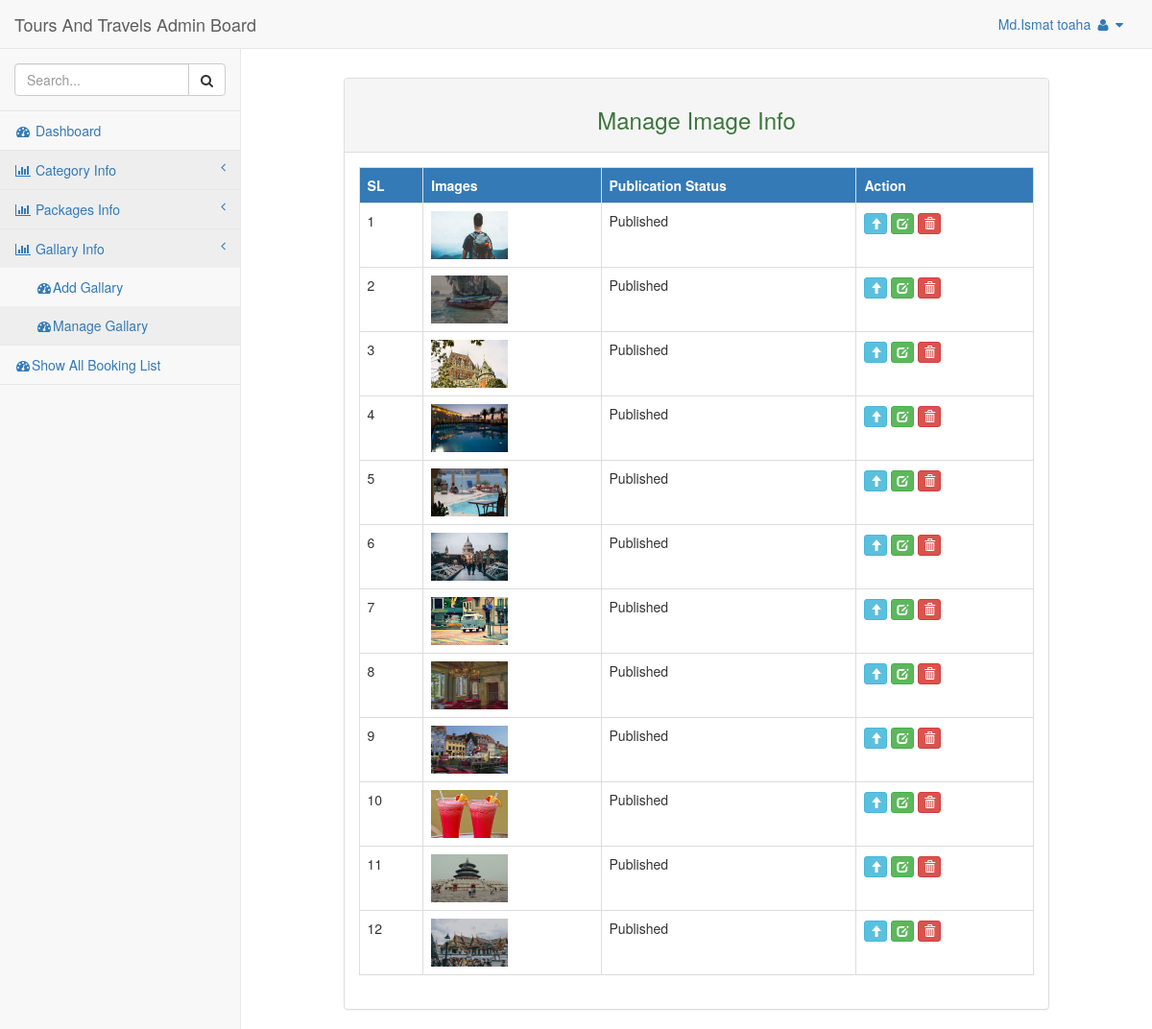
Screenshot of /admin/manage_gallary.php (signed in) with the database file from the repository.
### tables this page shows
CREATE TABLE `add_images` (
  `id` int(111) NOT NULL,
  `img` text NOT NULL,
  `publication_Status` int(111) NOT NULL
);

### admin/manage_gallary.php (the view)
<?php
include "header.php";
?>
    <div class="row">
        <div class="col-md-offset-1 col-md-10" style="margin-top: 30px;">
            <div class="panel panel-default">
                <div class="panel-heading">
                    <h3 class="text-center text-success">Manage Image Info</h3>
                </div>
                <div class="panel-body">
                    <table class="table table-bordered">
                        <?php
                        try{
                            $con = new PDO ("mysql:host=localhost;dbname=travels","root","");
                            $select=$con->prepare("SELECT * FROM add_images");
                            $select->setFetchMode(PDO::FETCH_ASSOC);
                            $select->execute();
                            $i=1;
                            ?>
                            <tr class="bg-primary">
                                <th>SL</th>
                                <th>Images</th>
                                <th>Publication Status</th>
                                <th>Action</th>
                            </tr>
                            <?php while($p=$select->fetch()){?>
                                <tr><td><?php echo $i++ ?></td>
                                    <td><img src="<?php echo $p['img']?>" height="50px" width="80px"/></td>
                                    <td><?php echo $p['publication_Status']== 1 ? 'Published' : 'Unpublished'?></td>
                                    <td>
                                        <?php if($p['publication_Status'] == 1){?>
                                            <a href="images_published.php?id=<?php echo $p['id'];?>" class="btn btn-info btn-xs">
                                                <span class="glyphicon glyphicon-arrow-up"></span>
                                            </a>
                                        <?php }else{?>
                                            <a href="images_unpublished.php?id=<?php echo $p['id'];?>" class="btn btn-warning btn-xs">
                                                <span class="glyphicon glyphicon-arrow-down"></span>
                                            </a>
                                        <?php }?>
                                        <a href="edit_images.php?id=<?php echo $p['id'];?>" class="btn btn-success btn-xs">
                                            <span class="glyphicon glyphicon-edit"></span>
                                        </a>
                                        <a href="images_delete.php?id=<?php echo $p['id'];?>" onclick="return confirm('Are You Sure Delete this!!');" class="btn btn-danger btn-xs">
                                            <span class="glyphicon glyphicon-trash"></span>
                                        </a>
                                    </td>
                                </tr>
                            <?php }
                            echo "</table>";
                        }
                        catch(PDOException $e)
                        {echo "error" . $e->getMessage();
                        }
                        ?>
                </div>
            </div>
        </div>
    </div>
<?php
include "footer.php"
?>

### rows the page displays
add_images: img (picture), publication_Status "Published"
add_images: img (picture), publication_Status "Published"
add_images: img (picture), publication_Status "Published"
add_images: img (picture), publication_Status "Published"
add_images: img (picture), publication_Status "Published"
add_images: img (picture), publication_Status "Published"
add_images: img (picture), publication_Status "Published"
add_images: img (picture), publication_Status "Published"
add_images: img (picture), publication_Status "Published"
add_images: img (picture), publication_Status "Published"
add_images: img (picture), publication_Status "Published"
add_images: img (picture), publication_Status "Published"

### other values shown
$_SESSION['User'] "Md.Ismat toaha"
